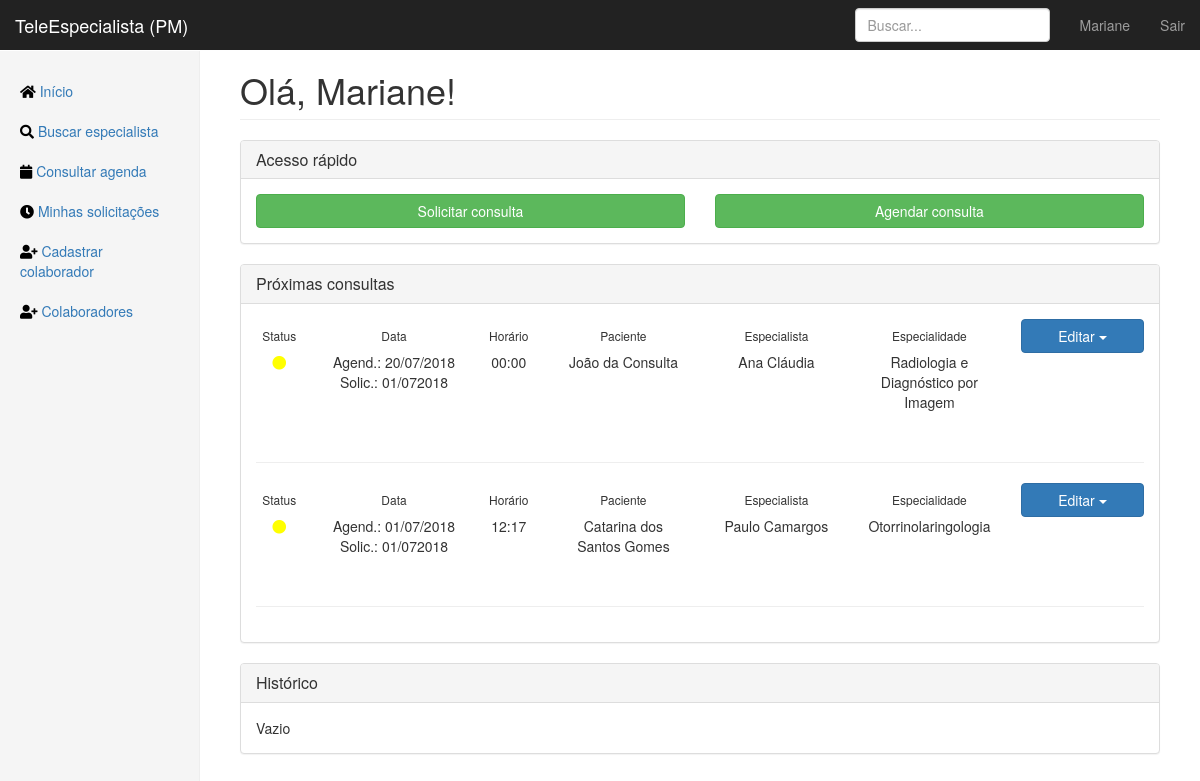
Page /home (signed in) on the earlier database version.
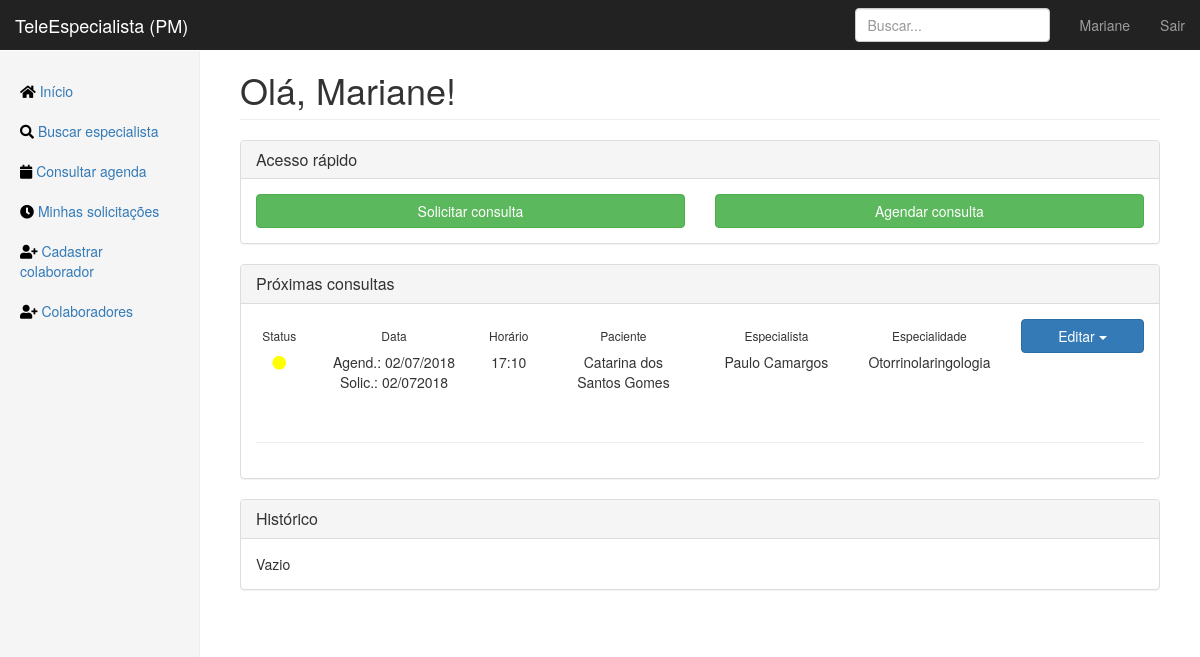
Same page on the later database version.
### app/models.py (models this page shows, shortened)
class Consulta(db.Model):
    id = db.Column(db.Integer, primary_key=True)
    data_solicitacao = db.Column(db.DateTime, default=datetime.datetime.now)
    data_agendada = db.Column(db.DateTime, default=datetime.datetime.now)
    nome_paciente = db.Column(db.String(256))
    status = db.Column(db.String(256), default="Aguardando") # Aguardando, Confirmada, Cancelada
    def get_other_doctor(self, user_eu):
        return self.doctors.filter(User.id!=user_eu.id)[0]

class User(db.Model, UserMixin):
    id = db.Column(db.Integer, primary_key=True)
    email = db.Column(db.String(120), unique=True, nullable=False)
    password = db.Column(db.String(64), nullable=False)
    image_file = db.Column(db.String(100))
    crm = db.Column(db.Integer, unique=True, nullable=False)
    fullname = db.Column(db.String(256), nullable=False)
    birthdate = db.Column(db.DateTime)
    birthcity = db.Column(db.String(256))
    birthstate = db.Column(db.String(2))
    rg = db.Column(db.String(12), unique=True, nullable=False)
    cpf = db.Column(db.String(12), unique=True, nullable=False)
    cep = db.Column(db.Integer)
    place = db.Column(db.String(64))
    address = db.Column(db.String(256))
    neighborhood = db.Column(db.String(128))
    city = db.Column(db.String(128))
    state = db.Column(db.String(2))
    phone_1 = db.Column(db.String(16), nullable=False)
    phone_2 = db.Column(db.String(16))
    specialties = db.relationship('Specialty', secondary=joinsSpecialtyUser,
    backref=db.backref('doctors', lazy='dynamic'))
    consultas = db.relationship('Consulta', secondary=joinConsultaUser,
    backref=db.backref('doctors', lazy='dynamic'))
    shifts = db.relationship('Calendar', secondary=joinCalendarUser,
    backref=db.backref('doctor', lazy='dynamic'))

class Specialty(db.Model):
    id = db.Column(db.Integer, primary_key=True)
    specialty = db.Column(db.String(64), unique=True, nullable=False)
    service_days = db.relationship('Calendar', backref='specialty')

### app/routes.py (the view)
@app.route("/home")
@login_required
def home():
    if current_user.specialties[0].specialty == 'Geral':
        homepage = 'home.html'
    else:
        homepage = 'homeSpecialist.html'
    return render_template(homepage, title="Início - TeleEspecialista")

### app/models.py (called while the page is built)
@login_manager.user_loader
def load_user(user_id):
    return User.query.get(int(user_id))

### app/templates/home.html (shortened to what this page needs)
{% extends "layout.html" %}
{% block content %}
<h1 class="page-header">Olá, {{ current_user.fullname.split(' ', 1)[0] }}!</h1>
<div class="panel panel-default">
    <div class="panel-heading">
        <h3 class="panel-title">Acesso rápido</h3>
    </div>
    <div class="panel-body">
        <div class="row">
            <div class="col-md-6">
                <a href="{{ url_for('search_specialist') }}" role="button" class="btn btn-success btn-block">Solicitar consulta</a>
            </div>
            <div class="col-md-6">
                <a role="button" class="btn btn-success btn-block">Agendar consulta</a
            </div>
        </div>
    </div>
    </div>
</div>
<div class="panel panel-default">
    <div class="panel-heading">
        <h3 class="panel-title">Próximas consultas</h3>
    </div>
    <div class="panel-body">
        {% for consulta in current_user.consultas[::-1] %}
        <div class="row">
            <div class="col-md-1 text-center">
                <h6>Status</h6>
                {% if consulta.status == "Aguardando" %}
                <i class="fas fa-circle" style="color:yellow;"></i>
                {% elif consulta.status == "Confirmada" %}
                <i class="fas fa-circle" style="color:lightgreen;"></i>
                {% else %}
                <i class="fas fa-circle" style="color:red;"></i>
                {%endif%}
            </div>
            <div class="col-md-2 text-center">
                <h6>Data</h6>
                Agend.: {{ consulta.data_agendada.strftime('%d/%m/%Y') }}
                Solic.: {{ consulta.data_solicitacao.strftime('%d/%m%Y') }}
            </div>
            <div class="col-md-1 text-center">
                <h6>Horário</h6>
                <p>{{ consulta.data_agendada.strftime('%H:%M') }}</p>
            </div>
            <div class="col-md-2 text-center">
                <h6>Paciente</h6>
                <p>{{ consulta.nome_paciente }}</p>
            </div>
            <div class="col-md-2 text-center">
                <h6>Especialista</h6>
                <p>{{consulta.get_other_doctor(current_user).fullname}}</p>
            </div>
            <div class="col-md-2 text-center">
                <h6>Especialidade</h6>
                <p>{{consulta.get_other_doctor(current_user).specialties[0].specialty}}</p>
            </div>
            <div class="col-md-2">
                <div class="btn-group btn-block">
                    <button type="button" class="btn btn-primary dropdown-toggle btn-block" data-toggle="dropdown" aria-haspopup="true" aria-expanded="false">
                        Editar <span class="caret"></span>
                    </button>
                </div>
            </div>
        </div>
        <br><hr>
        {% endfor %}
    </div>
</div>
<div class="panel panel-default">
    <div class="panel-heading">
        <h3 class="panel-title">Histórico</h3>
    </div>
    <div class="panel-body">
        Vazio
    </div>
</div>
{% endblock content %}

Differences in the rows shown:
removed Consulta: status "Aguardando" (drawn), data_agendada "20/07/2018", data_solicitacao "01/072018", data_agendada "00:00", nome_paciente "João da Consulta", get_other_doctor "Ana Cláudia", get_other_doctor "Radiologia e Diagnóstico por Imagem"
changed Consulta "Catarina dos Santos Gomes": data_agendada "01/07/2018" → "02/07/2018"; data_solicitacao "01/072018" → "02/072018"; data_agendada "12:17" → "17:10"
